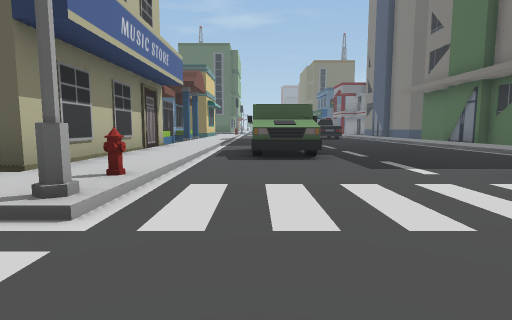
[1] (above)

24 first-person views from a walk through a Unity game level. The camera is 1.2 m above the floor, tilts 6° down and sees 80° across. The floor is counted in squares, 2 m on a side. Each view is taken from the middle of a square. On the plan, view 1 faces up. The plan holds only what a view shows up to about 9 squares ahead; the rest is blank. The place goes on beyond the plan. Some surface patterns are stand-ins.

[2]
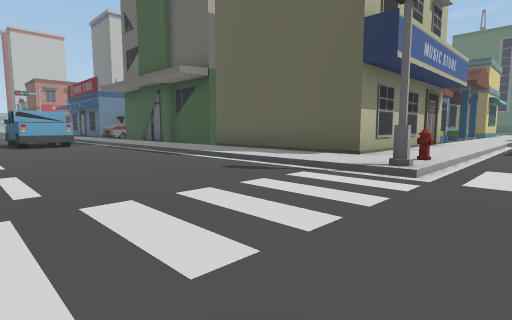

[3]
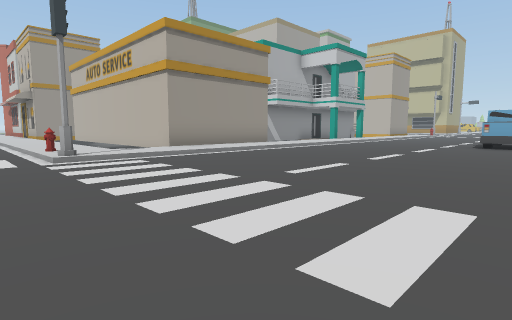

[4]
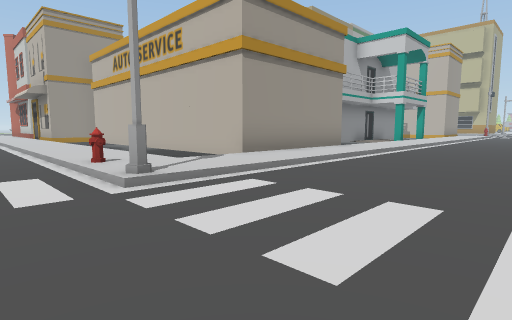

[5]
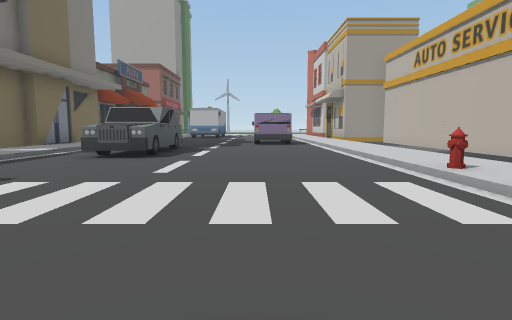

[6]
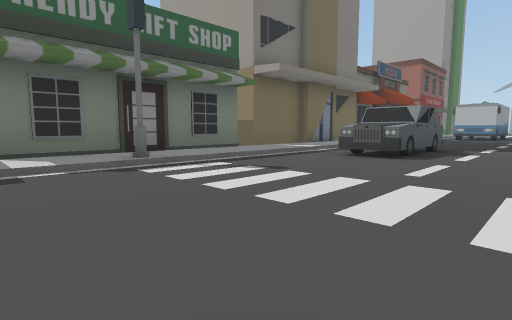

[7]
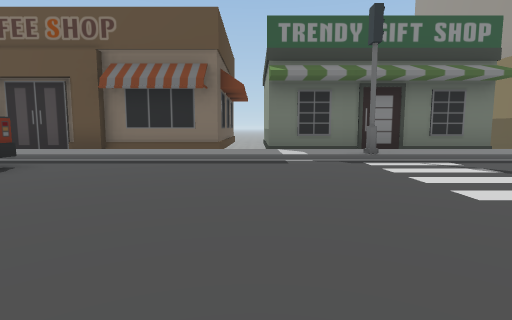

[8]
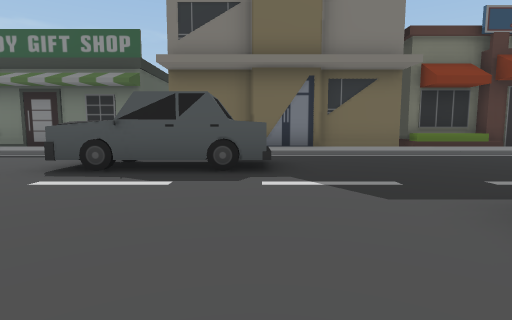

[9]
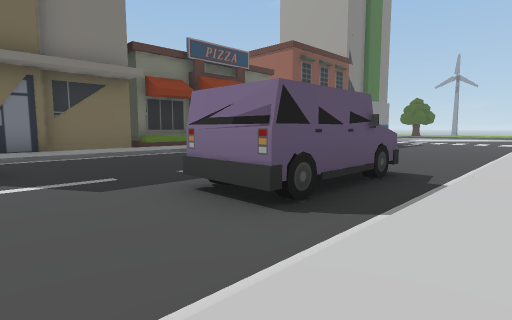

[10]
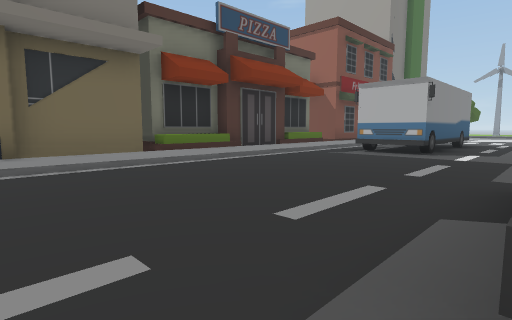

[11]
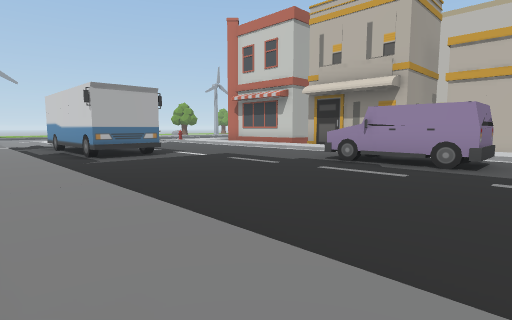

[12]
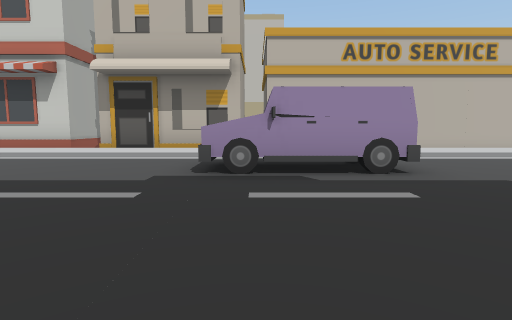

[13]
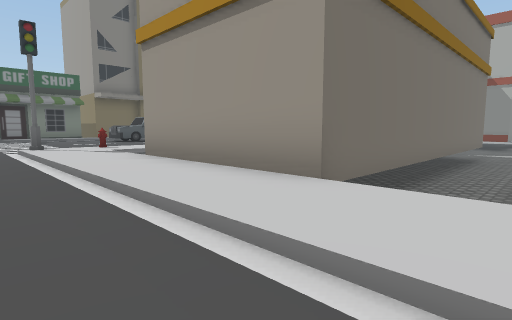

[14]
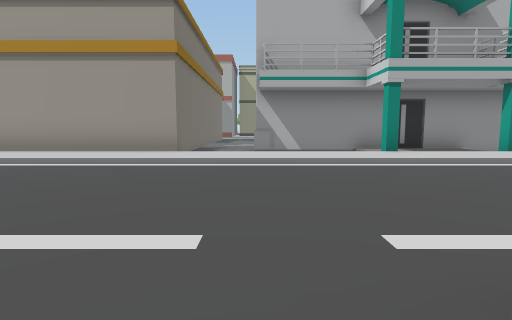

[15]
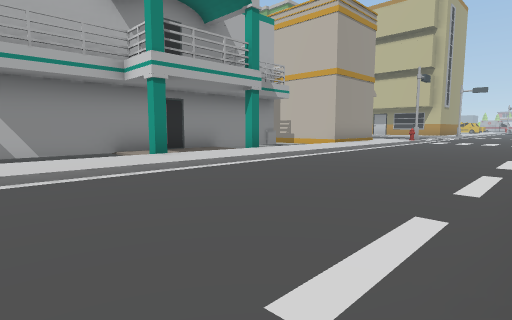

[16]
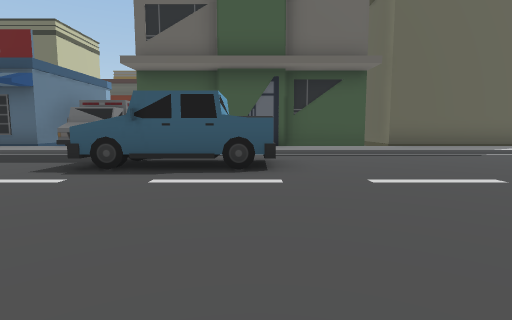

[17]
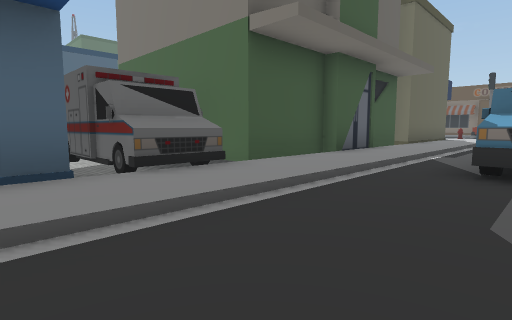

[18]
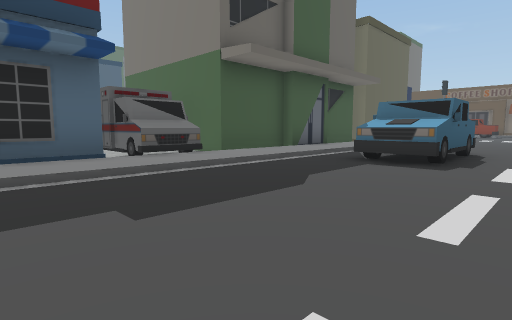

[19]
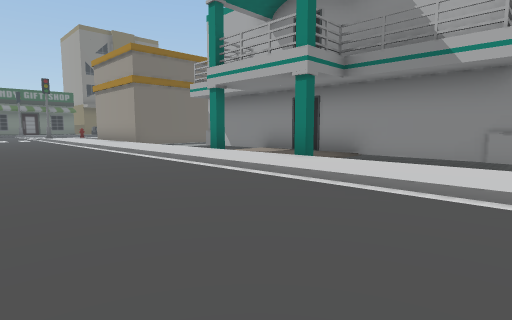

[20]
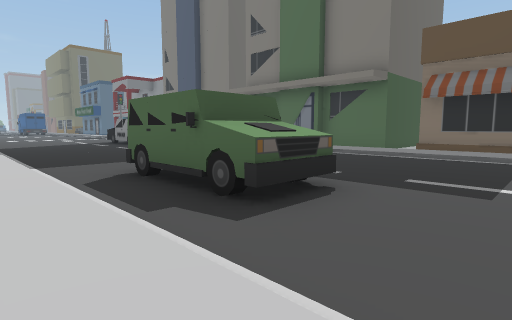

[21]
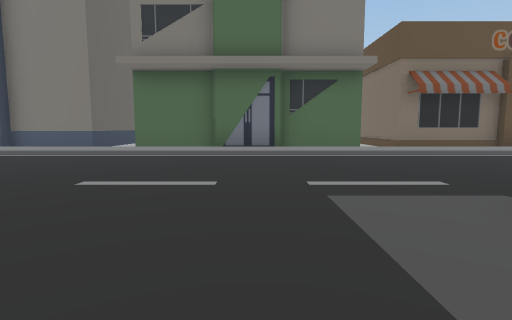

[22]
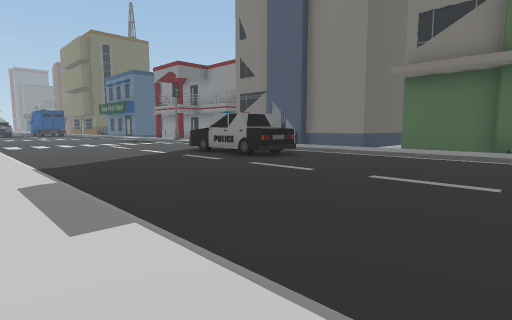

[23]
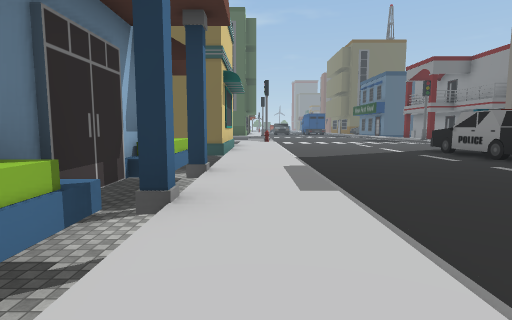

[24]
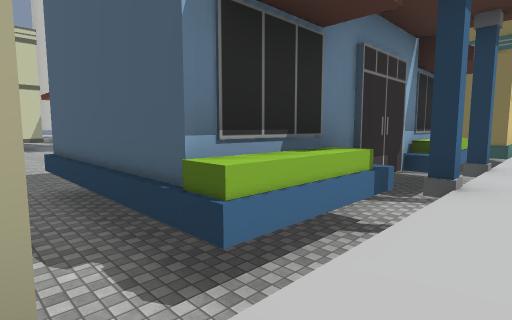

### Floor plan
Key: @ floor where view 1 was taken; # wall or solid block; . main floor; : floor 0.25 m higher than the main floor; / step, stairs or slope; v drop or lower ground; O other object.
Columns run from 19 left of view 1 to 9 right of it. Each row starts with its distance up from view 1.
 20                   /...
 19                 #:/....O
 18                ##:/...OO   O
 17                 O:/....O./:O
 16                OO:/....O./:O
 15                OO:/....../:
 14                OO:/....../:O
 13                OO:/....../:O
 12                OO:/....../:O
 11       vvvvv    OO:/....../:O
 10    vv  vvvvOOOOOO:/....../:O
  9    vvO          #:/....../:O
  8    vvO          #:/O ..../:O
  7      O          #:/OO..../:#
  6   #O O          #:/OO..../:#
  5   #OOO          #:/....../:#
  4  ##OOOOOOOOO#####:/.....   #
  3 :::::::::::::::::O/....O   #
  2 /////////////////#/... OO/:#
  1 ......O..............  O./:#
  0 ......OOO..........@  .../:#
 -1 .................... ..../:#
 -2 ........................./:##
 -3 ........................./:vv
 -4 ........................./:#
 -5 //////////////////#......#:#
 -6 ::::::::::::::::::/....../:#
 -7  vvv..vvvvvOOOOOvO/....../:#
 -8    v...    O   Ov:/....../:#
 -9  #########vO   Ov:/....O./:#
-10           vO   Ov:/....O./:OO
-11           vO   Ov:/...OO./:O
-12           vO   Ov:/....O./:O
-13           vO   O :/....../:O
-14           vO   Ov:/OO..../:O
-15           vO   O :/OO..../:O
-16                 v:/OO..../:O
-17                 #:/....../:OO
-18                 #:/....../:O
-19                 #:/....../:O
-20                 #:/....../:O
-21                ##:/...OO./
-22                 #:/...OO./
-23                 # /. .OO./

Where each view was taken, in squares from view 1:
view 1: 0 up, 0 right, facing up
view 2: 2 down, 0 right, facing up-left
view 3: 1 up, 0 right, facing down-left
view 4: 2 down, 0 right, facing down-left
view 5: 3 down, 1 right, facing down
view 6: 3 down, 1 right, facing down-right
view 7: 3 down, 0 right, facing right
view 8: 12 down, 1 left, facing right
view 9: 12 down, 2 left, facing down-right
view 10: 13 down, 1 right, facing down-right
view 11: 13 down, 7 right, facing down-left
view 12: 16 down, 5 right, facing left
view 13: 4 down, 10 left, facing down-right
view 14: 0 up, 10 left, facing down
view 15: 1 down, 10 left, facing down-left
view 16: 5 down, 11 left, facing up
view 17: 0 up, 18 left, facing up-right
view 18: 2 down, 19 left, facing up-right
view 19: 2 down, 19 left, facing down-right
view 20: 4 up, 2 left, facing up-right
view 21: 11 up, 1 left, facing right
view 22: 11 up, 2 left, facing up-right
view 23: 10 up, 2 left, facing up
view 24: 9 up, 2 left, facing up-left
